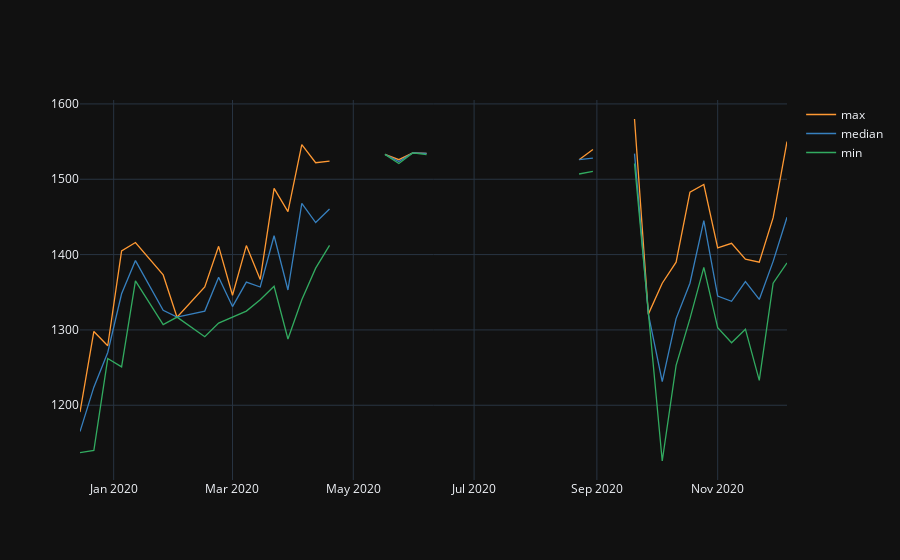

The notebook cell saved with this chart:
### Code cell
# MMR Gap
standard.my_mmr.resample('w').agg(['max', 'median', 'min']).interpolate(limit=1)\
.iplot(layout={'template':'plotly_dark'})

# plt.title('Standard MMR weekly gap')
# plt.ylim(1100, 1600)
